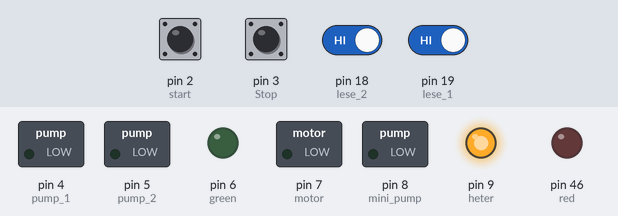
Recording of a sketch running on a simulated Arduino Mega 2560, built with avr-gcc and run on an emulated ATmega2560. Parts: switched loads named in the sketch (green lamp = pin HIGH), output pins drawn as LEDs (lit = HIGH). The inputs (shaded band) are chosen by the test bench; at power-on: pin 2 (start), pin 18 (lese_2), pin 19 (lese_1) HIGH, pin 3 (Stop) LOW.

Above: at 5.8 s.
5.9 s: pin 19 (lese_1) driven LOW
At 10.3 s:
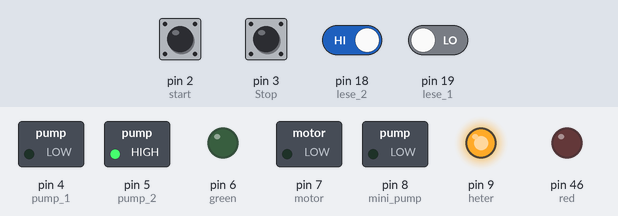
13.4 s: pin 2 (start) pulled LOW for 1.85 s
At 15.3 s:
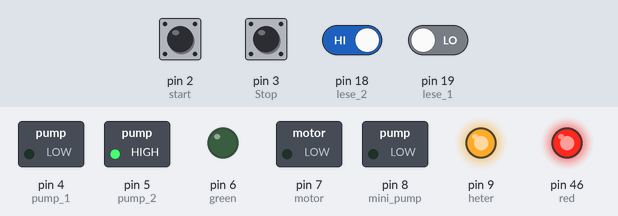
21.5 s: pin 19 (lese_1) driven HIGH
At 25.3 s:
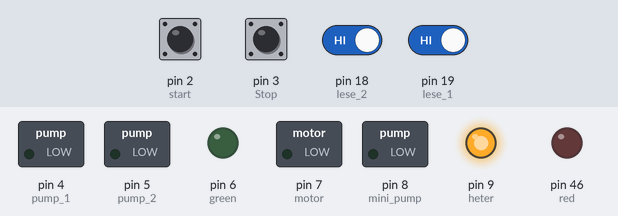
29.0 s: pin 2 (start) pulled LOW for 1.85 s
At 30.3 s:
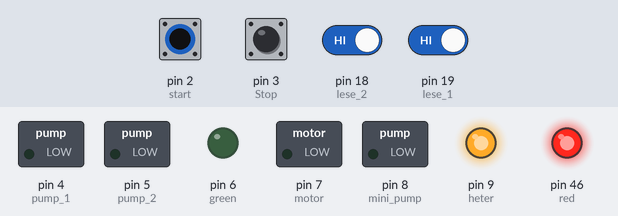
36.5 s: pin 18 (lese_2) driven LOW
At 40.3 s:
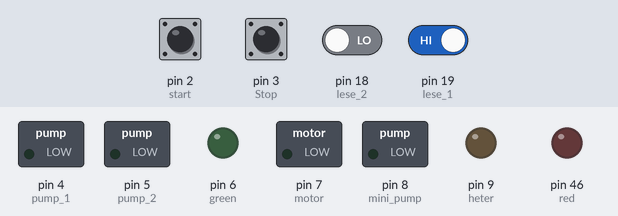
41.5 s: pin 2 (start) pulled LOW for 1.85 s
At 42.6 s:
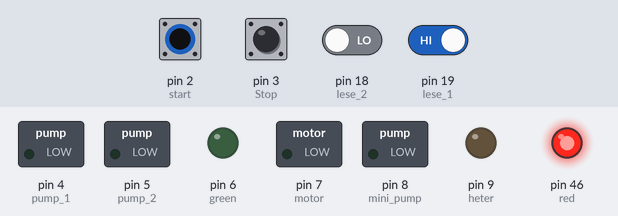
Timing chart, 0 to 44.5 s (numbered marks = the images above; inputs shaded):
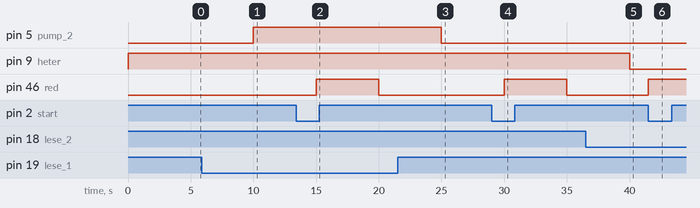

The sketch:

sketch_oct22a.ino
```cpp
#define pump_1 4
#define pump_2 5
#define start 2
#define Stop 3
#define lese_1 19
#define lese_2 18
#define d_1 16
#define d_2 17
#define d_3 20
#define mini_pump 8
#define red 46
#define green 6
#define heter 9
#define motor 7

int x_st_1 = 0;
int x_st_2 = 0;

int x = 0;

void setup() {

  pinMode(pump_1, OUTPUT);
  pinMode(pump_2, OUTPUT);
  pinMode(mini_pump, OUTPUT);
  pinMode(red, OUTPUT);
  pinMode(green, OUTPUT);
  pinMode(heter, OUTPUT);
  pinMode(motor, OUTPUT);

  pinMode(start, INPUT);
  pinMode(Stop, INPUT);
  pinMode(lese_1, INPUT);
  pinMode(lese_2, INPUT);
  pinMode(d_1, INPUT);
  pinMode(d_2, INPUT);
  pinMode(d_3, INPUT);


}

void loop() {

  if (digitalRead(start) == LOW && x_st_1 == 0) {
    x=x++;
    digitalWrite(red, HIGH);
    x_st_1 = 1;
  }

  if ((digitalRead(start) == LOW)) {
    x_st_1 = 0;
  }


  if ((digitalRead(lese_1) == LOW && digitalRead(lese_2) == LOW && (x==1) ) || (digitalRead(lese_1) == HIGH && digitalRead(lese_2) == LOW)&& (x==1) ) {
    digitalWrite(pump_1, HIGH);
  }
  if(digitalRead(lese_2) == HIGH) {
    digitalWrite(pump_1, LOW);
    digitalWrite(heter, HIGH);
    delay(5000);
    digitalWrite(pump_2, HIGH);
    digitalWrite(red, LOW);
    digitalWrite(heter, LOW);

  }

  if (digitalRead(lese_1) == HIGH) {
    digitalWrite(pump_2, LOW);
  }


  if ((digitalRead(Stop) == HIGH) && (x_st_2 == 0)) {
    x = 0;
    digitalWrite(green, LOW);
    x_st_1 = 1;
  }

  if ((digitalRead(Stop) == HIGH)) {
    x_st_2 = 0;
  }


}
```

Measured:
- after the input at 5.9 s, pin 5 (pump_2): LOW → HIGH after 4.1 s
- after the input at 13.4 s, pin 46 (red): LOW → HIGH after 1.6 s, → LOW 5.0 s later
- after the input at 21.5 s, pin 5 (pump_2): HIGH → LOW after 3.5 s
- after the input at 29.0 s, pin 46 (red): LOW → HIGH after 1.0 s, → LOW 5.0 s later
- after the input at 36.5 s, pin 9 (heter): HIGH → LOW after 3.5 s
- after the input at 41.5 s, pin 46 (red): LOW → HIGH at once
